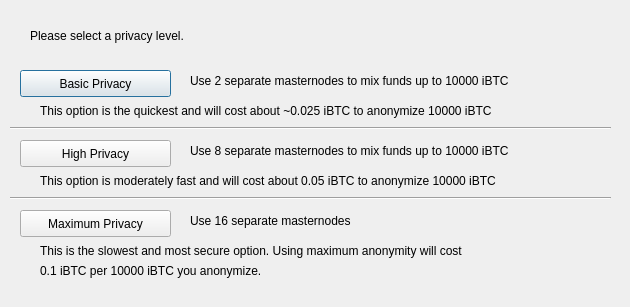
<?xml version="1.0" encoding="UTF-8"?>
<ui version="4.0">
 <class>ObfuscationConfig</class>
 <widget class="QDialog" name="ObfuscationConfig">
  <property name="geometry">
   <rect>
    <x>0</x>
    <y>0</y>
    <width>630</width>
    <height>307</height>
   </rect>
  </property>
  <property name="windowTitle">
   <string>Configure Obfuscation</string>
  </property>
  <widget class="QPushButton" name="buttonBasic">
   <property name="geometry">
    <rect>
     <x>20</x>
     <y>70</y>
     <width>151</width>
     <height>27</height>
    </rect>
   </property>
   <property name="text">
    <string>Basic Privacy</string>
   </property>
  </widget>
  <widget class="QPushButton" name="buttonHigh">
   <property name="geometry">
    <rect>
     <x>20</x>
     <y>140</y>
     <width>151</width>
     <height>27</height>
    </rect>
   </property>
   <property name="text">
    <string>High Privacy</string>
   </property>
  </widget>
  <widget class="QPushButton" name="buttonMax">
   <property name="geometry">
    <rect>
     <x>20</x>
     <y>210</y>
     <width>151</width>
     <height>27</height>
    </rect>
   </property>
   <property name="text">
    <string>Maximum Privacy</string>
   </property>
  </widget>
  <widget class="QLabel" name="label">
   <property name="geometry">
    <rect>
     <x>30</x>
     <y>20</y>
     <width>571</width>
     <height>31</height>
    </rect>
   </property>
   <property name="text">
    <string>Please select a privacy level.</string>
   </property>
  </widget>
  <widget class="QLabel" name="label_2">
   <property name="geometry">
    <rect>
     <x>190</x>
     <y>70</y>
     <width>421</width>
     <height>21</height>
    </rect>
   </property>
   <property name="text">
    <string>Use 2 separate masternodes to mix funds up to 10000 iBTC</string>
   </property>
  </widget>
  <widget class="QLabel" name="label_3">
   <property name="geometry">
    <rect>
     <x>190</x>
     <y>140</y>
     <width>411</width>
     <height>21</height>
    </rect>
   </property>
   <property name="text">
    <string>Use 8 separate masternodes to mix funds up to 10000 iBTC</string>
   </property>
  </widget>
  <widget class="QLabel" name="label_4">
   <property name="geometry">
    <rect>
     <x>190</x>
     <y>210</y>
     <width>421</width>
     <height>21</height>
    </rect>
   </property>
   <property name="text">
    <string>Use 16 separate masternodes</string>
   </property>
  </widget>
  <widget class="QLabel" name="label_6">
   <property name="geometry">
    <rect>
     <x>40</x>
     <y>100</y>
     <width>561</width>
     <height>21</height>
    </rect>
   </property>
   <property name="text">
    <string>This option is the quickest and will cost about ~0.025 iBTC to anonymize 10000 iBTC</string>
   </property>
  </widget>
  <widget class="QLabel" name="label_7">
   <property name="geometry">
    <rect>
     <x>40</x>
     <y>170</y>
     <width>561</width>
     <height>21</height>
    </rect>
   </property>
   <property name="text">
    <string>This option is moderately fast and will cost about 0.05 iBTC to anonymize 10000 iBTC</string>
   </property>
  </widget>
  <widget class="QLabel" name="label_8">
   <property name="geometry">
    <rect>
     <x>40</x>
     <y>240</y>
     <width>561</width>
     <height>21</height>
    </rect>
   </property>
   <property name="text">
    <string>This is the slowest and most secure option. Using maximum anonymity will cost</string>
   </property>
  </widget>
  <widget class="QLabel" name="label_9">
   <property name="geometry">
    <rect>
     <x>40</x>
     <y>260</y>
     <width>561</width>
     <height>21</height>
    </rect>
   </property>
   <property name="text">
    <string>0.1 iBTC per 10000 iBTC you anonymize.</string>
   </property>
  </widget>
  <widget class="Line" name="line">
   <property name="geometry">
    <rect>
     <x>10</x>
     <y>120</y>
     <width>601</width>
     <height>16</height>
    </rect>
   </property>
   <property name="orientation">
    <enum>Qt::Horizontal</enum>
   </property>
  </widget>
  <widget class="Line" name="line_2">
   <property name="geometry">
    <rect>
     <x>10</x>
     <y>190</y>
     <width>601</width>
     <height>16</height>
    </rect>
   </property>
   <property name="orientation">
    <enum>Qt::Horizontal</enum>
   </property>
  </widget>
 </widget>
 <resources/>
 <connections/>
</ui>
